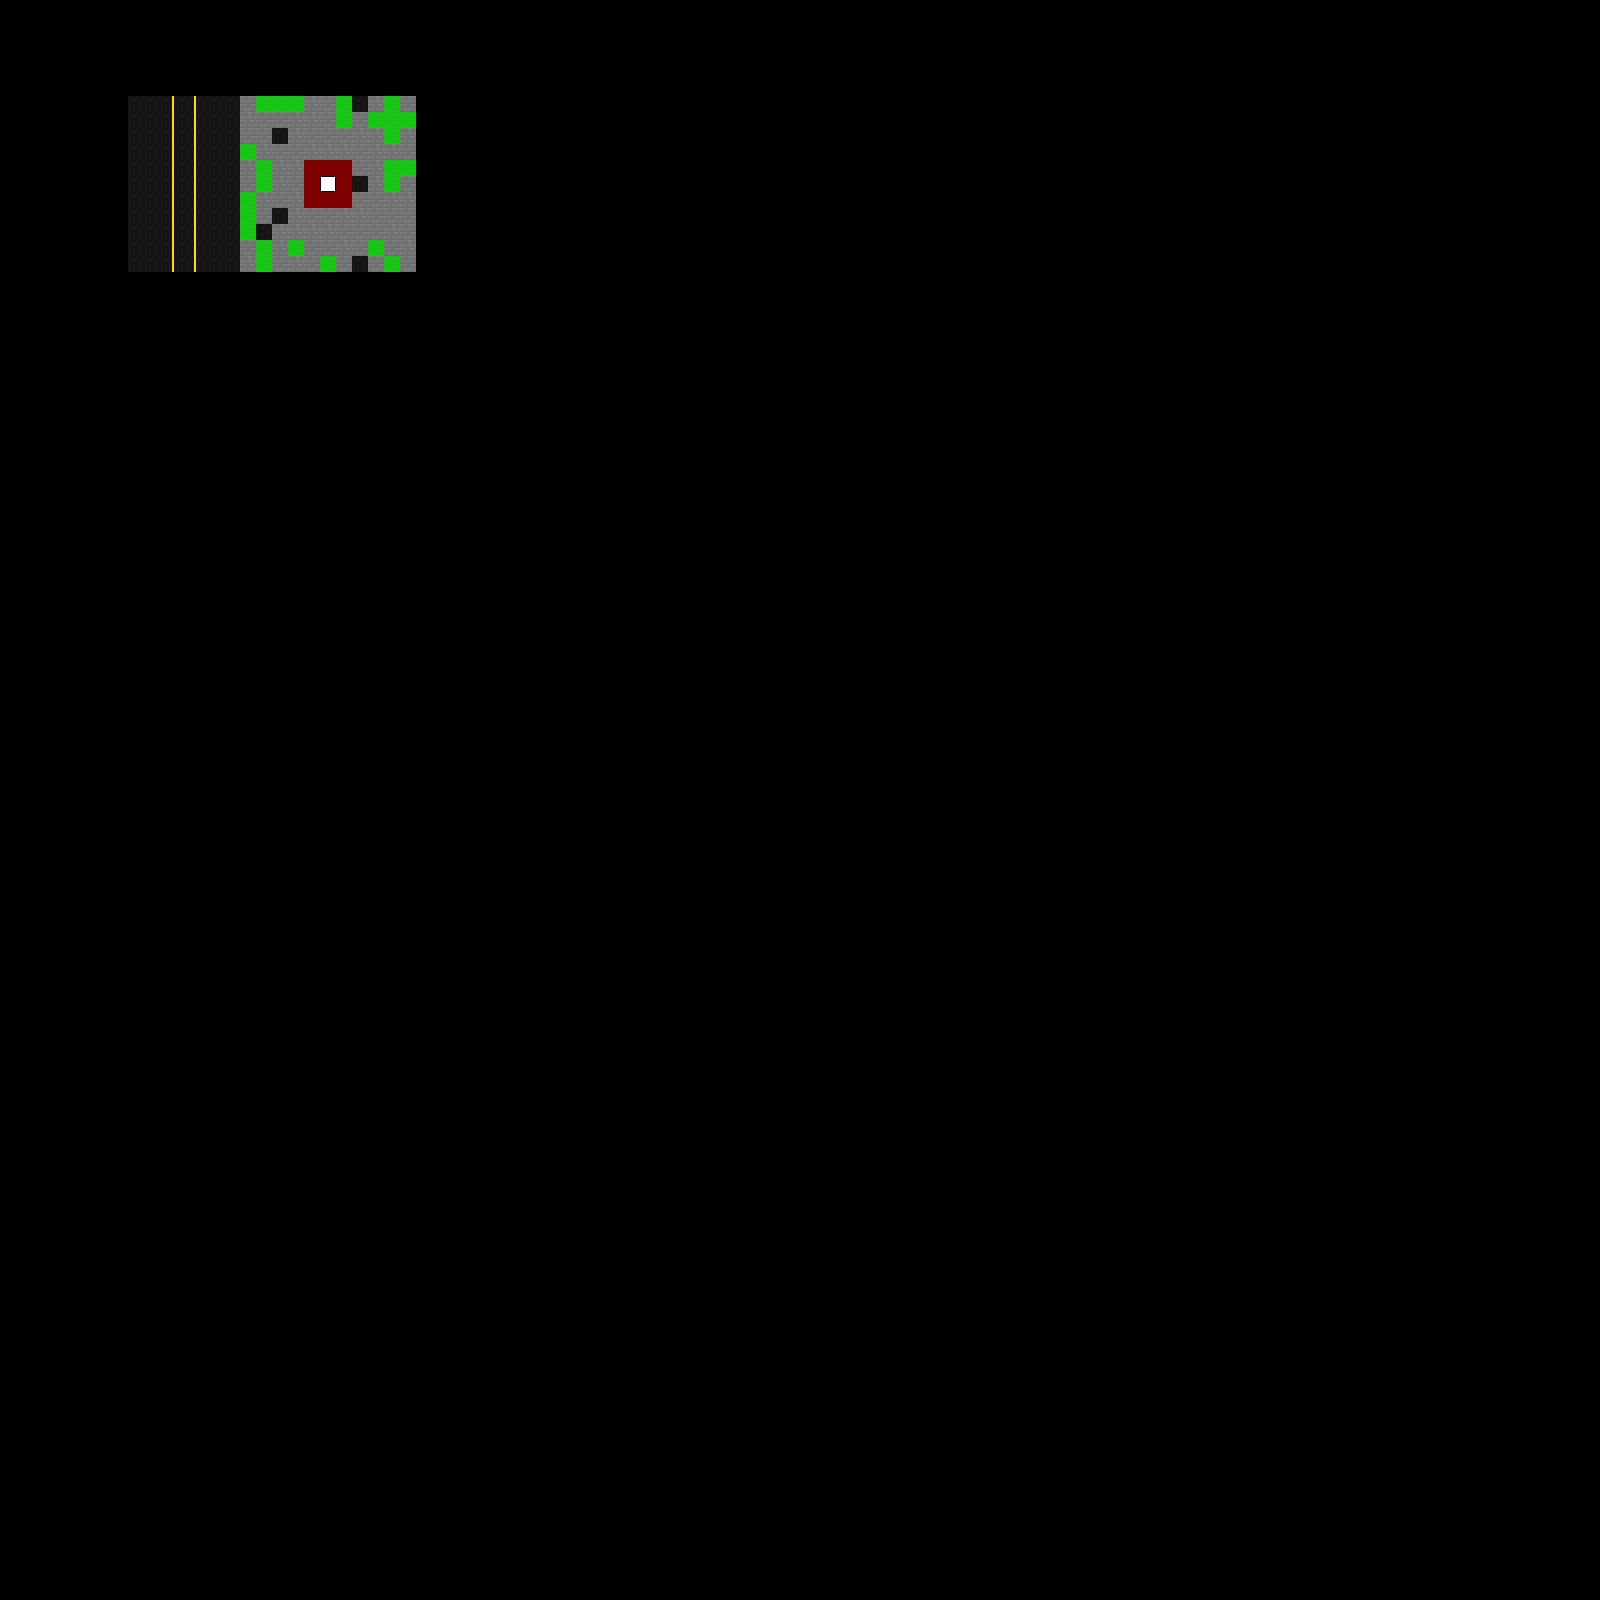

A 2D game scene composited from a Tiled map and its tileset images. What follows is a short description and the map's XML, with each tile layer's data collapsed to a summary:
An orthogonal 100x100 tile map with 16x16 px tiles, 1 tile layer (Tile Layer 1).

<map version="1.0" orientation="orthogonal" renderorder="right-down" width="100" height="100" tilewidth="16" tileheight="16" nextobjectid="1">
 <tileset firstgid="1" name="tileset" tilewidth="16" tileheight="16" tilecount="38" columns="19">
  <image source="../graphics/tiles/tileset.png" width="304" height="32" />
 </tileset>
 <layer name="Tile Layer 1" width="100" height="100">
  <data>[10000 cells, 198 non-empty, 8 distinct tile ids]</data>
 </layer>
</map>
